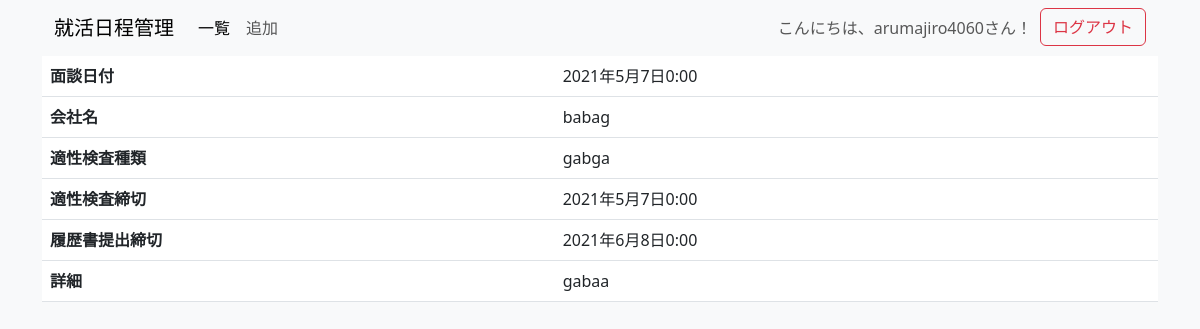
Before: /detail/6 (signed in) with the older database file.
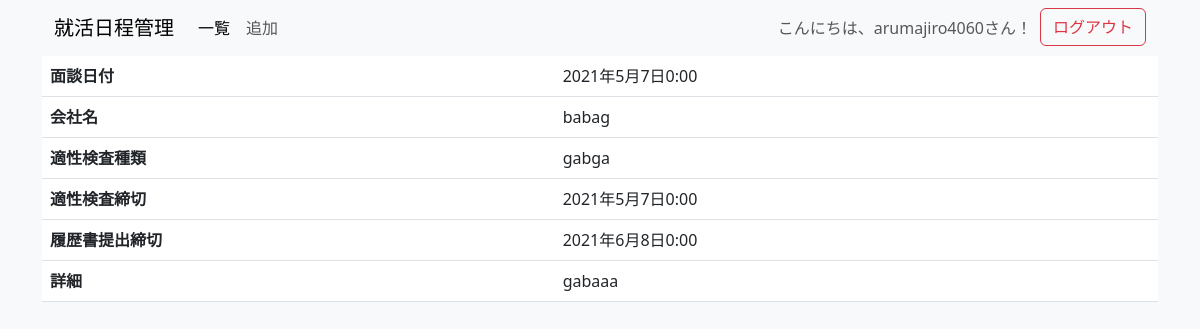
After: the same page with the newer database file.
### manage_app/models.py (models this page shows, shortened)
class Day(models.Model):
    date_of_interview = models.DateTimeField('面談日付')
    name_of_company = models.CharField('会社名',max_length=200)
    what_kinda_spi = models.CharField('適性検査種類',max_length=100)
    date_of_spi = models.DateTimeField('適性検査日付')
    resume_of_spi = models.DateTimeField('履歴書提出日時')
    detail_text = models.TextField('詳細')
    author = models.ForeignKey(User, on_delete=models.CASCADE, verbose_name='投稿者')

### manage_app/views.py (the view)
# urls.py: path('detail/<int:pk>',views.DetailView.as_view(),name='detail'),
class DetailView(LoginRequiredMixin, generic.DetailView):
    model = Day

### manage_app/templates/manage_app/day_detail.html
{% extends 'manage_app/base.html' %}
{% block content %}
<table class="table">
    <tr>
        <th>面談日付</th>
        <td>{{day.date_of_interview}}</td>
    </tr>
    <tr>
        <th>会社名</th>
        <td>{{day.name_of_company}}</td>
    </tr>
    <tr>
        <th>適性検査種類</th>
        <td>{{day.what_kinda_spi}}</td>
    </tr>
    <tr>
        <th>適性検査締切</th>
        <td>{{day.date_of_spi}}</td>
    </tr>
    <tr>
        <th>履歴書提出締切</th>
        <td>{{day.resume_of_spi}}</td>
    </tr>
    <tr>
        <th>詳細</th>
        <td>{{day.detail_text | linebreaksbr }}</td>
    </tr>
</table>
{% endblock %}

Changed rows visible on the page:
changed Day "babag": detail_text "gabaa" → "gabaaa"
